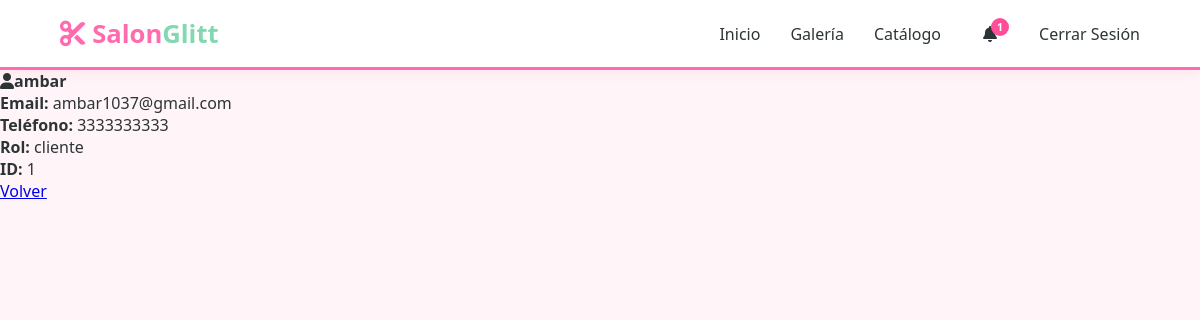
/User/detail/1 (signed in), run on the app's committed database.
### app/models/usuario.py (models this page shows, shortened)
class User(db.Model, UserMixin):
    __tablename__='usuario'
    idusuario = db.Column(db.Integer, primary_key=True)
    nombreuser = db.Column(db.String(100), unique=True, nullable=False)
    email = db.Column(db.String(100), unique=True, nullable=False)
    password_hash = db.Column(db.String(250), nullable=False)
    telefono = db.Column(db.String(20), nullable=True)
    rol = db.Column(db.String(20), nullable=False, default='cliente')
    citas = db.relationship('Citas', back_populates='cliente', lazy=True)
    perfil = db.relationship('Perfil', back_populates='usuario', uselist=False)
    agenda = db.relationship('Agenda', back_populates='usuario')
    recordatorios = db.relationship('Recordatorios', back_populates='cliente', lazy=True)
    notificaciones = db.relationship('Notificacion', back_populates='usuario', lazy=True)
    bloqueos = db.relationship('Bloqueo', back_populates='usuario', lazy=True)

### app/routes/usuarios_route.py (the view)
@bp.route('/detail/<int:id>')
@login_required
def detail(id):
    user = User.query.get_or_404(id)
    return render_template('users/detail.html', user=user)

### app/templates/users/detail.html (shortened to what this page needs)
{% extends "base.html" %}
{% block content %}
<div class="container mt-5">
    <div class="card shadow">
        <div class="card-header bg-primary text-white">
            <h4><i class="fas fa-user me-2"></i>{{ user.nombreuser }}</h4>
        </div>
        <div class="card-body">
            <p><strong>Email:</strong> {{ user.email }}</p>
            <p><strong>Teléfono:</strong> {{ user.telefono or 'No registrado' }}</p>
            <p><strong>Rol:</strong> {{ user.rol }}</p>
            <p><strong>ID:</strong> {{ user.idusuario }}</p>
        </div>
        <div class="card-footer">
            <a href="{{ url_for('user.index') }}" class="btn btn-secondary">Volver</a>
        </div>
    </div>
</div>
{% endblock %}

### app/static/css/style.css (style rules this page uses)
:root { --primary-color: #ff6bad; --secondary-color: #f8a5c2; --accent-color: #82d8b0; --dark-text: #2d3436; --light-bg: #fff5f8; --white: #ffffff; }
* { margin: 0; padding: 0; box-sizing: border-box; }
html, body { height: 100%; font-family: 'Segoe UI', Tahoma, Geneva, Verdana, sans-serif; background-color: var(--light-bg); color: var(--dark-text); }

### data on the page
User: nombreuser "ambar", email "ambar1037@gmail.com", telefono "3333333333", rol "cliente", idusuario "1"

### other printed values
{{ no_leidas|length }} "1"
